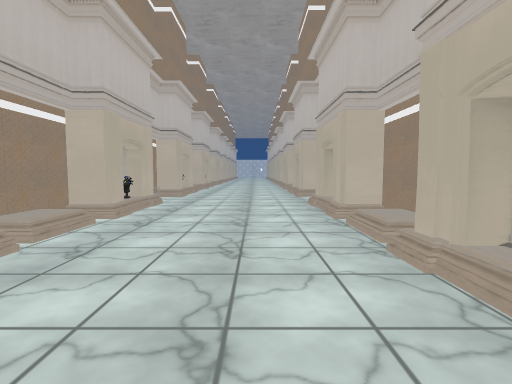
View 1 (above)

12 first-person views from a walk through a scene from a Unity 3-D project. The camera is 1.3 m above the floor, tilts 4° down and sees 85° across. The floor is counted in squares, 2 m on a side. Each view is taken from the middle of a square. On the plan, view 1 faces up. The plan holds only what a view shows up to about 9 squares ahead; the rest is blank. The place goes on beyond the plan. The player is left out. Door leaves are left out, so doorways stand open. Some surface patterns are stand-ins.

View 2
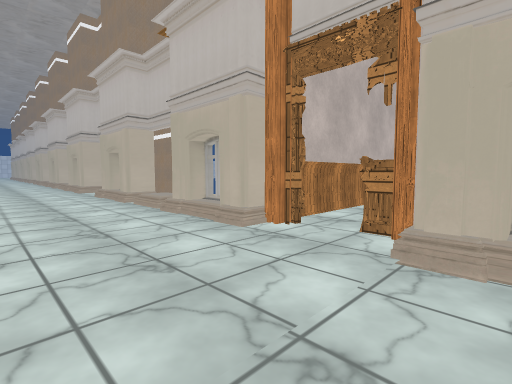

View 3
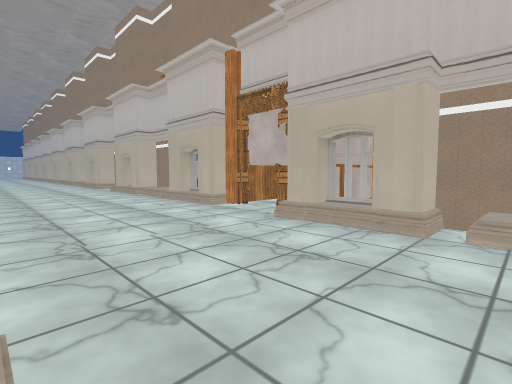

View 4
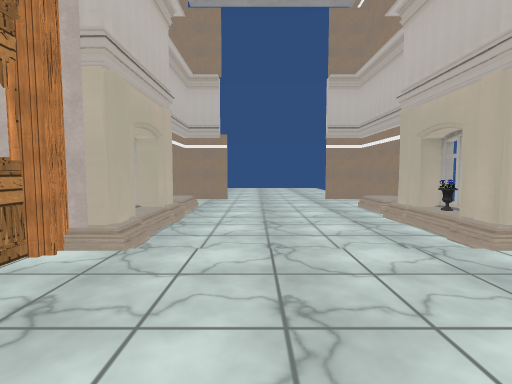

View 5
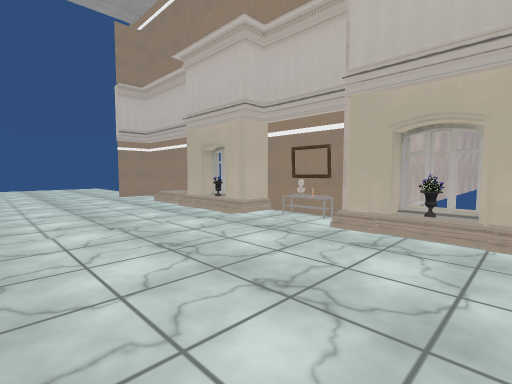

View 6
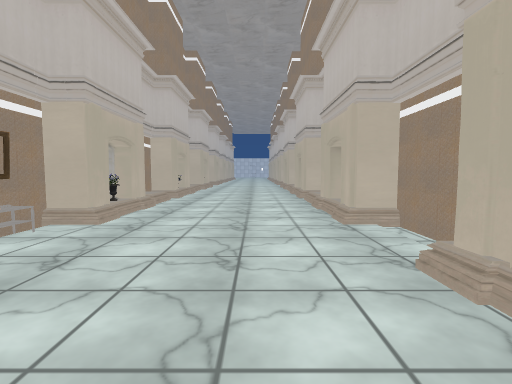

View 7
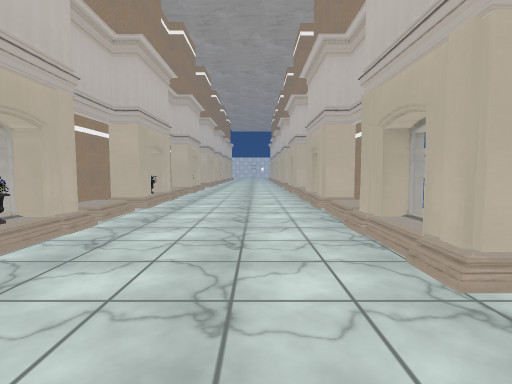

View 8
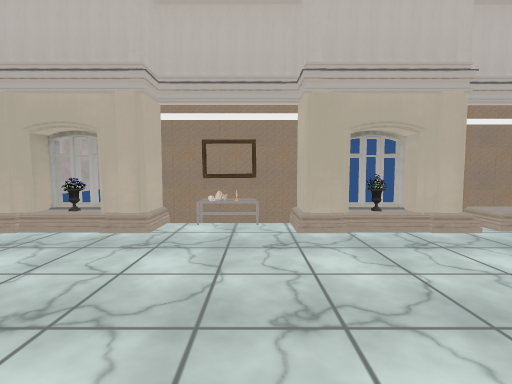

View 9
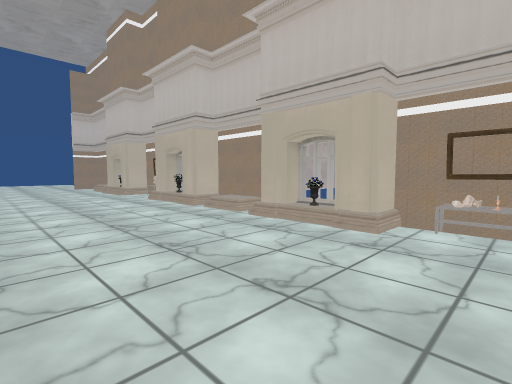

View 10
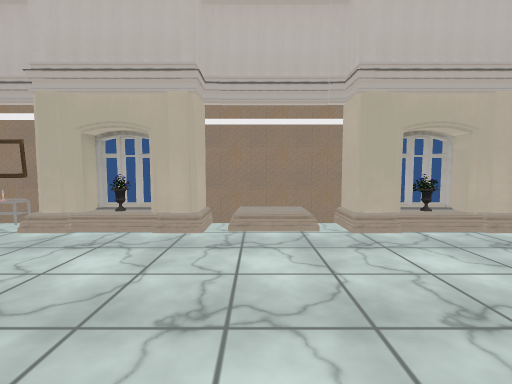

View 11
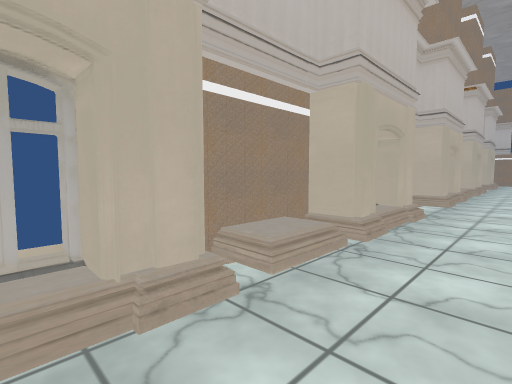

View 12
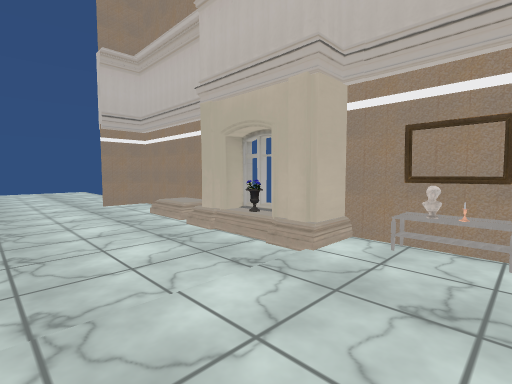

### Floor plan
Key: @ floor where view 1 was taken; # wall or solid block; x gap in a wall; . floor; / step, stairs or slope; D open door; P planter; A painting; I picture; O other object.
Columns run from 3 left of view 1 to 2 right of it. Each row starts with its distance up from view 1.
 12 #O...x
 11 #....#
 10 #....#
  9 ##...#
  8 #O...#
  7 IO...#
  6 O....#
  5 #O...#
  4 #/...#
  3 #/...#
  2 ##...#
  1 #OP..x
  0 AO.@.D
 -1 O....D
 -2 ##...x
 -3 ##...#
 -4 #....#
 -5 #....#
 -6 ##..##
 -7  ....
 -8  ...
 -9  ...
-10  ...
-11  ..

Positions as (right, up) in squares from view 1, and headings:
1: (0, 0), facing up
2: (-1, -2), facing up-right
3: (-2, -4), facing up-right
4: (0, 1), facing down
5: (1, 2), facing down-left
6: (0, 4), facing up
7: (0, 6), facing up
8: (1, 7), facing left
9: (1, 7), facing down-left
10: (1, 10), facing left
11: (0, 12), facing down-right
12: (0, 0), facing down-left
